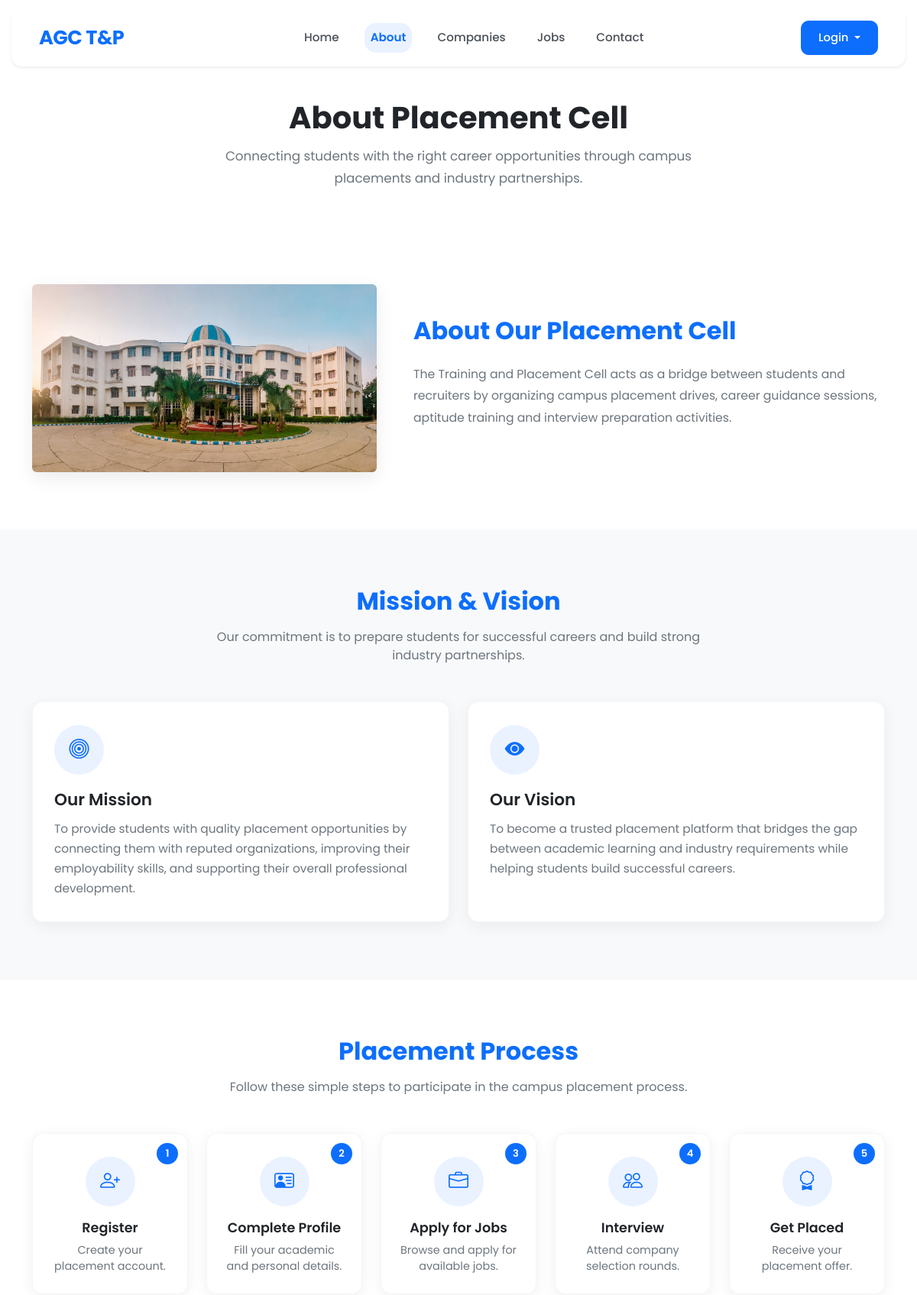
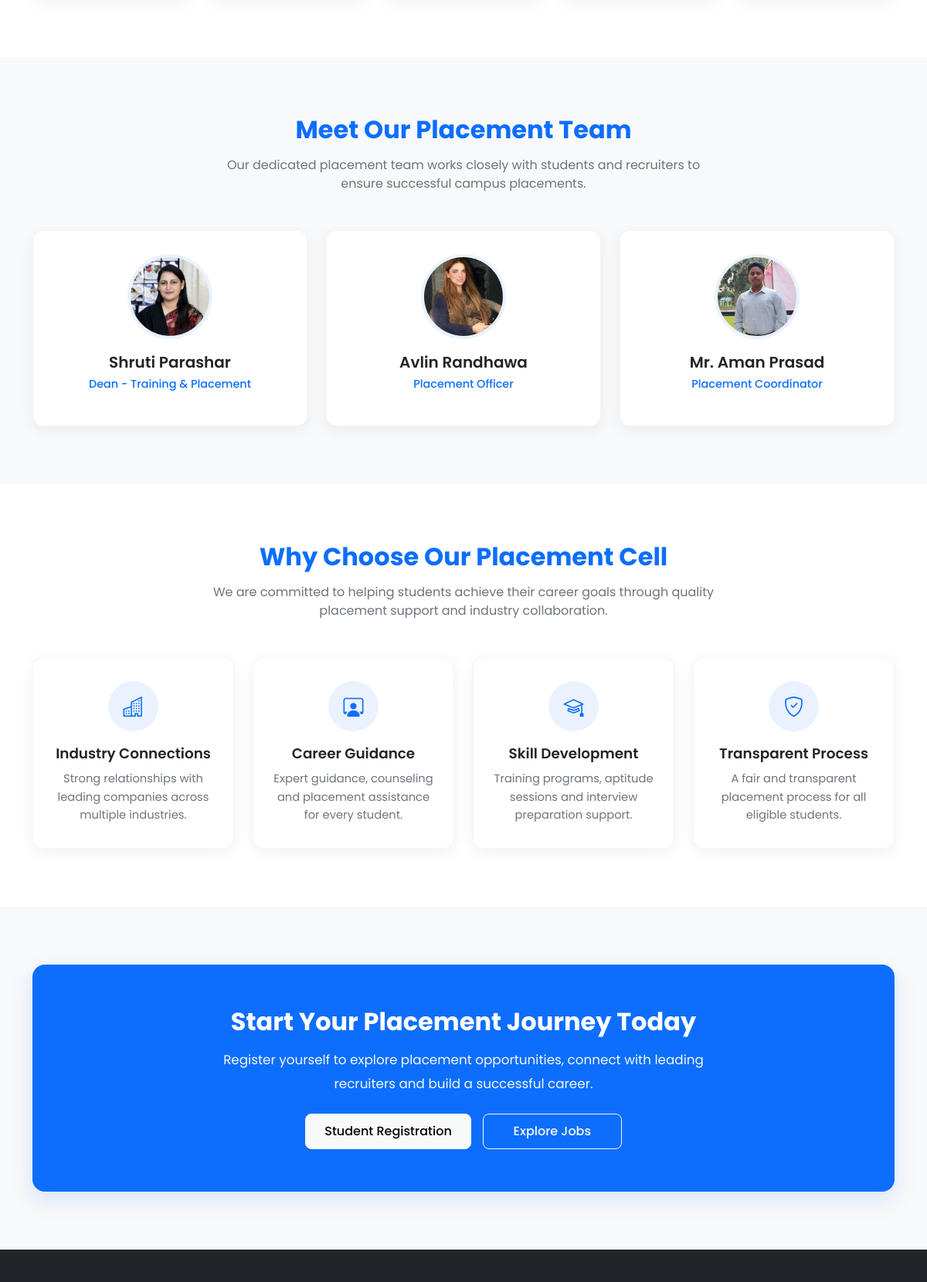
Page /about.php (upper part) on the committed database (2 pictures, top to bottom).
### tables this page shows
CREATE TABLE `cms_about` (
  `id` int(11) NOT NULL,
  `heading` varchar(255) DEFAULT NULL,
  `description` text DEFAULT NULL,
  `image` varchar(255) DEFAULT NULL
);

CREATE TABLE `cms_team` (
  `id` int(11) NOT NULL,
  `name` varchar(100) NOT NULL,
  `designation` varchar(150) NOT NULL,
  `sort_order` int(11) DEFAULT 0,
  `image` varchar(255) DEFAULT NULL
);

### includes/functions.php (called while the page is built, shortened)
<?php
function getCmsImage($filename, $subfolder = '', $default = 'assets/images/hero.png')
{
    $prefix = (basename(dirname($_SERVER['PHP_SELF'])) == 'admin') ? '../' : '';
    if (!empty($subfolder) && file_exists($prefix . 'assets/images/' . $subfolder . '/' . $filename)) {
        return $prefix . 'assets/images/' . $subfolder . '/' . $filename;
    }
    if (file_exists($prefix . 'assets/images/' . $filename)) {
        return $prefix . 'assets/images/' . $filename;
    }
    return (strpos($default, '../') === 0 || empty($prefix)) ? $default : $prefix . $default;
}
?>

### about.php (the view, shortened to what this page needs)
<?php
include_once 'includes/config.php';
include_once 'includes/functions.php';
$about_query = mysqli_query($conn, "SELECT * FROM cms_about LIMIT 1");
$about = ($about_query && mysqli_num_rows($about_query) > 0) ? mysqli_fetch_assoc($about_query) : null;
$about_heading = !empty($about['heading']) ? $about['heading'] : 'About Our Placement Cell';
$about_desc = !empty($about['description']) ? $about['description'] : 'The Training and Placement Cell acts as a bridge between students and recruiters by organizing campus placement drives, career guidance sessions, aptitude training and interview preparation activities.';
$about_img = getCmsImage($about['image'] ?? '', '', 'assets/images/hero.png');
$team_res = mysqli_query($conn, "SELECT * FROM cms_team ORDER BY sort_order ASC, id ASC");
$team_members = [];
if ($team_res && mysqli_num_rows($team_res) > 0) {
    while ($row = mysqli_fetch_assoc($team_res)) {
        $team_members[] = $row;
    }
}
include 'includes/header.php';
include 'includes/navbar.php';
?>
<main>
    <section class="page-banner">
        <div class="container">
            <div class="text-center">
                <h1>About Placement Cell</h1>
                <p>
                    Connecting students with the right career opportunities through campus placements and industry partnerships.
                </p>
            </div>
        </div>
    </section>
    <section class="about-section">
        <div class="container">
            <div class="row align-items-center">
                <div class="col-lg-5 mb-4 mb-lg-0 text-center text-lg-start">
                    <img src="<?php echo htmlspecialchars($about_img); ?>" class="img-fluid rounded" alt="<?php echo htmlspecialchars($about_heading); ?>" loading="lazy">
                </div>
                <div class="col-lg-7">
                    <div class="ps-lg-4">
                        <h2 class="section-title mb-4">
                            <?php echo htmlspecialchars($about_heading); ?>
                        </h2>
                        <?php
                        $paragraphs = array_filter(array_map('trim', explode("\n", $about_desc)));
                        if (count($paragraphs) > 1) {
                            foreach ($paragraphs as $para) {
                                echo '<p>' . htmlspecialchars($para) . '</p>';
                            }
                        } else {
                            echo '<p>' . nl2br(htmlspecialchars($about_desc)) . '</p>';
                        }
                        ?>
                    </div>
                </div>
            </div>
        </div>
    </section>
    <section class="mission-section">
        <div class="container">
            <div class="text-center mb-5">
                <h2 class="section-title">Mission & Vision</h2>
                <p class="section-subtitle">
                    Our commitment is to prepare students for successful careers and build strong industry partnerships.
                </p>
            </div>
            <div class="row g-4">
                <div class="col-lg-6">
                    <div class="mission-card">
                        <div class="mission-icon">
                            <i class="bi bi-bullseye"></i>
                        </div>
                        <h3>Our Mission</h3>
                        <p>
                            To provide students with quality placement opportunities by connecting them with reputed organizations, improving their employability skills, and supporting their overall professional development.
                        </p>
                    </div>
                </div>
                <div class="col-lg-6">
                    <div class="mission-card">
                        <div class="mission-icon">
                            <i class="bi bi-eye-fill"></i>
                        </div>
                        <h3>Our Vision</h3>
                        <p>
                            To become a trusted placement platform that bridges the gap between academic learning and industry requirements while helping students build successful careers.
                        </p>
                    </div>
                </div>
            </div>
        </div>
    </section>
    <section class="process-section">
        <div class="container">
            <div class="text-center mb-5">
                <h2 class="section-title">Placement Process</h2>
                <p class="section-subtitle">
                    Follow these simple steps to participate in the campus placement process.
                </p>
            </div>
            <div class="row g-4 text-center justify-content-center">
                <div class="col-lg col-md-4 col-sm-6">
                    <div class="process-card">
                        <div class="process-number">1</div>
                        <div class="process-icon">
                            <i class="bi bi-person-plus"></i>
                        </div>
                        <h5>Register</h5>
                        <p>Create your placement account.</p>
                    </div>
                </div>
                <div class="col-lg col-md-4 col-sm-6">
                    <div class="process-card">
                        <div class="process-number">2</div>
                        <div class="process-icon">
                            <i class="bi bi-person-vcard"></i>
                        </div>
                        <h5>Complete Profile</h5>
                        <p>Fill your academic and personal details.</p>
                    </div>
                </div>
                <div class="col-lg col-md-4 col-sm-6">
                    <div class="process-card">
                        <div class="process-number">3</div>
                        <div class="process-icon">
                            <i class="bi bi-briefcase"></i>
                        </div>
                        <h5>Apply for Jobs</h5>
                        <p>Browse and apply for available jobs.</p>
                    </div>
                </div>
                <div class="col-lg col-md-6 col-sm-6">
                    <div class="process-card">
                        <div class="process-number">4</div>
                        <div class="process-icon">
                            <i class="bi bi-people"></i>
                        </div>
                        <h5>Interview</h5>
                        <p>Attend company selection rounds.</p>
                    </div>
                </div>
                <div class="col-lg col-md-6 col-sm-6 col-12">
                    <div class="process-card">
                        <div class="process-number">5</div>
                        <div class="process-icon">
                            <i class="bi bi-award"></i>
                        </div>
                        <h5>Get Placed</h5>
                        <p>Receive your placement offer.</p>
                    </div>
                </div>
            </div>
        </div>
    </section>
    <section class="team-section">
        <div class="container">
            <div class="text-center mb-5">
                <h2 class="section-title">Meet Our Placement Team</h2>
                <p class="section-subtitle">
                    Our dedicated placement team works closely with students and recruiters to ensure successful campus placements.
                </p>
            </div>
            <?php if (!empty($team_members)) { ?>
                <div class="row g-4 justify-content-center">
                    <?php foreach ($team_members as $tm) {
                        $tm_photo = getCmsImage($tm['image'], 'team', 'assets/images/default-user.png');
                    ?>
                        <div class="col-lg-4 col-md-6">
                            <div class="team-card">
                                <img src="<?php echo htmlspecialchars($tm_photo); ?>" alt="<?php echo htmlspecialchars($tm['name']); ?> - <?php echo htmlspecialchars($tm['designation']); ?>" loading="lazy">
                                <h4><?php echo htmlspecialchars($tm['name']); ?></h4>
                                <span><?php echo htmlspecialchars($tm['designation']); ?></span>
                            </div>
                        </div>
                    <?php } ?>
                </div>
            <?php } else { ?>
                <div class="text-center py-4">
                    <p class="text-muted">No team members available.</p>
                </div>
            <?php } ?>
        </div>
    </section>
    <section class="about-features">
        <div class="container">
            <div class="text-center mb-5">
                <h2 class="section-title">Why Choose Our Placement Cell</h2>
                <p class="section-subtitle">
                    We are committed to helping students achieve their career goals through quality placement support and industry collaboration.
                </p>
            </div>
            <div class="row g-4">
                <div class="col-lg-3 col-md-6">
                    <div class="feature-box">
                        <i class="bi bi-buildings"></i>
                        <h5>Industry Connections</h5>
                        <p>
                            Strong relationships with leading companies across multiple industries.
                        </p>
                    </div>
                </div>
                <div class="col-lg-3 col-md-6">
                    <div class="feature-box">
                        <i class="bi bi-person-workspace"></i>
                        <h5>Career Guidance</h5>
                        <p>
                            Expert guidance, counseling and placement assistance for every student.
                        </p>
                    </div>
                </div>
                <div class="col-lg-3 col-md-6">
                    <div class="feature-box">
                        <i class="bi bi-mortarboard"></i>
                        <h5>Skill Development</h5>
                        <p>
                            Training programs, aptitude sessions and interview preparation support.
                        </p>
                    </div>
                </div>
                <div class="col-lg-3 col-md-6">
                    <div class="feature-box">
                        <i class="bi bi-shield-check"></i>
                        <h5>Transparent Process</h5>
                        <p>
                            A fair and transparent placement process for all eligible students.
                        </p>
                    </div>
                </div>
            </div>
        </div>
    </section>
    <section class="cta-section">
        <div class="container">
            <div class="cta-box">
                <h2>Start Your Placement Journey Today</h2>
                <p>
                    Register yourself to explore placement opportunities, connect with leading recruiters and build a successful career.
                </p>
                <div class="cta-buttons mt-4">
                    <a href="student-register.php" class="btn btn-light">
                        Student Registration
                    </a>
                    <a href="jobs.php" class="btn btn-outline-light">
                        Explore Jobs
                    </a>
                </div>
            </div>
        </div>
    </section>
</main>
<?php include 'includes/footer.php'; ?>

### rows in the picture
cms_about: image (picture), heading "About Our Placement Cell", description "The Training and Placement Cell acts as a bridge between students and recruiters by organizing campus placement drives, career guidance sessions, aptitude training and interview preparation activities."
cms_team: image (picture), name "Shruti Parashar", designation "Dean - Training & Placement"
cms_team: image (picture), name "Avlin Randhawa", designation "Placement Officer"
cms_team: image (picture), name "Mr. Aman Prasad", designation "Placement Coordinator"
